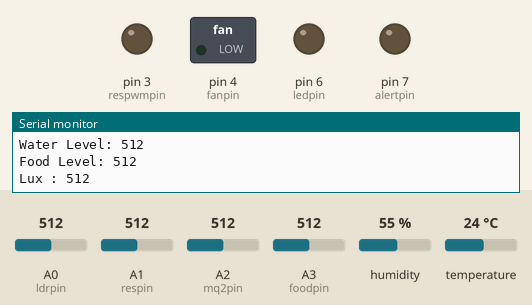
A sketch run on a simulated Arduino Uno, built with avr-gcc and run on an emulated ATmega328P. Parts: switched loads named in the sketch (green lamp = pin HIGH), output pins drawn as LEDs (lit = HIGH), the last lines printed to the serial monitor. Dashed ring = blinking. The test bench sets the inputs (shaded band); at power-on: temperature 24 °C, A1 (respin) = 512, A0 (ldrpin) = 512, A2 (mq2pin) = 512, A3 (foodpin) = 512, humidity 55 %.

Above: at 2.8 s.
2.9 s: temperature set to 26 °C
At 5.0 s:
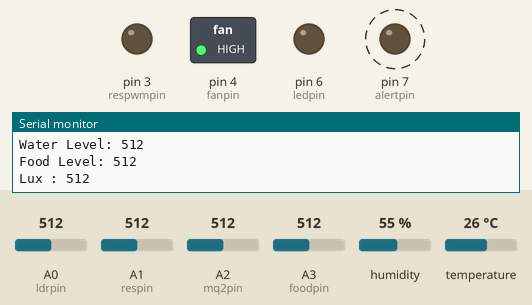
8.6 s: A1 (respin) set to 56
11.4 s: A1 (respin) set to 44
At 13.6 s:
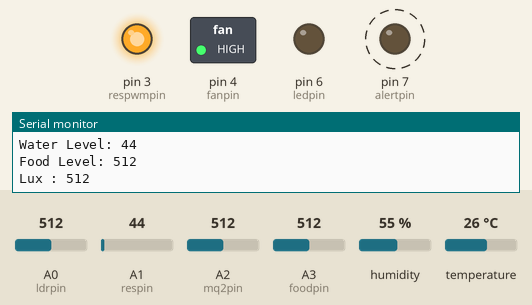
17.5 s: A0 (ldrpin) set to 23
21.0 s: A0 (ldrpin) set to 18
At 22.7 s:
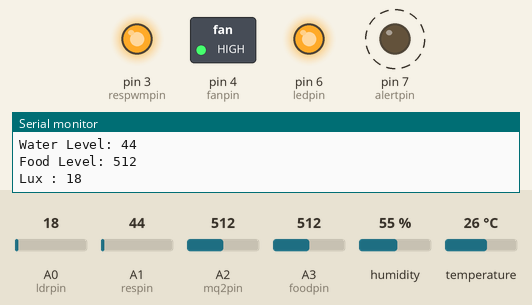
27.1 s: temperature set to 12 °C
At 30.9 s:
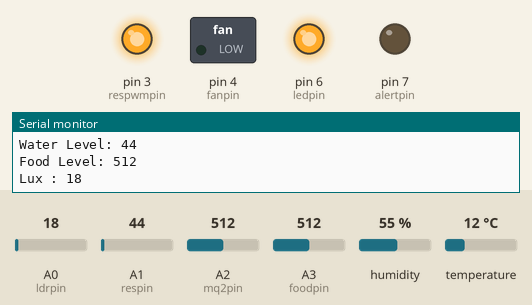
Timing chart, 0 to 31.9 s (numbered marks = the images above; inputs shaded):
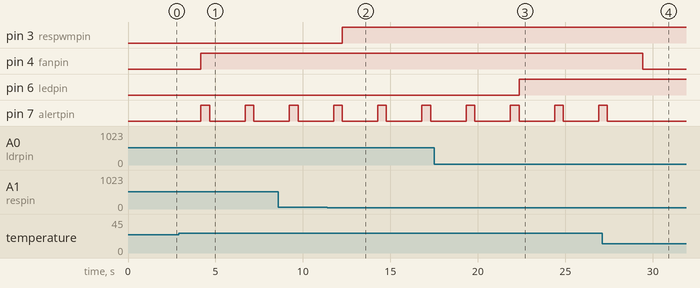

The sketch:

nonDB.ino
```cpp
#include <dht.h>

dht DHT;
//input
int dhtpin = 2;
int ldrpin = A0;
int foodpin = A3;
int respin = A1;
int mq2pin = A2;
//output
int respwmpin = 3;
int foodpwmpin = 10;
int alertpin = 7;
int ledpin = 6;
int fanpin = 4;

float sensorValue;  //variable to store sensor value

void setup(){
  Serial.begin(9600);

  pinMode(ldrpin, INPUT);
  pinMode(dhtpin, INPUT);
  pinMode(respin, INPUT);
  pinMode(mq2pin, INPUT);

  pinMode(respwmpin, OUTPUT);
  pinMode(alertpin, OUTPUT);
  pinMode(ledpin, OUTPUT);
  pinMode(fanpin, OUTPUT);
}

void loop(){

  //Humidity
  int chk = DHT.read11(dhtpin);
  Serial.print("Room Temperature = ");
  int temperature = DHT.temperature;
  Serial.println(DHT.temperature);
  Serial.print("Room Humidity = ");
  int humidity = DHT.humidity;
  Serial.println(DHT.humidity);
  if((temperature >= 25) || humidity>=95){
    digitalWrite(fanpin, HIGH);
    }
   else{
    digitalWrite(fanpin, LOW);
    }

  //MQ2
  int smokevalue = analogRead(mq2pin); // read analog input pin 0
  Serial.print("Smoke Value: ");
  Serial.println(smokevalue);

  if((temperature >= 25) || (sensorValue >= 180)){
    digitalWrite(alertpin, HIGH);
    delay(500);
    digitalWrite(alertpin, LOW);
    }
    else{
      digitalWrite(alertpin, LOW);
      }

  //Water
  int waterlevel = analogRead(respin);
  Serial.print("Water Level: ");
  Serial.println(waterlevel);
  if(waterlevel<=50){
    digitalWrite(respwmpin, HIGH

    );
    }
    else{
      digitalWrite(respwmpin, LOW);
      }

     //Food
  int foodlevel = analogRead(foodpin);
  Serial.print("Food Level: ");
  Serial.println(foodlevel);
  if(foodlevel<=50){
    digitalWrite(foodpwmpin, HIGH);
    }
    else{
      digitalWrite(foodpwmpin, LOW);
      }

   //LDR
   int lux = analogRead(ldrpin);
   Serial.print("Lux : ");
   Serial.println(lux);
   if(lux<=20){
    digitalWrite(ledpin,HIGH);
    }
    else{
    digitalWrite(ledpin,LOW);
    }

   delay(2000);
}
```

Measured:
- the behaviour switches between 24 and 25 °C on temperature (found by bisection; images 0 and 1)
- the behaviour switches between 51 and 50 on A1 (respin) (found by bisection; images 1 and 2)
- the behaviour switches between 21 and 20 on A0 (ldrpin) (found by bisection; images 2 and 3)
- after the input at 2.9 s, pin 4 (fanpin): LOW → HIGH after 1.3 s; pin 7 (alertpin): alternates HIGH for 0.50 s and LOW for 2.0 s, starting after 1.3 s
- after the input at 11.4 s, pin 3 (respwmpin): LOW → HIGH after 0.85 s
- after the input at 21.0 s, pin 6 (ledpin): LOW → HIGH after 1.4 s
- after the input at 27.1 s, pin 4 (fanpin): HIGH → LOW after 2.3 s; pin 7 (alertpin): goes on until 27.4 s, then stays LOW
